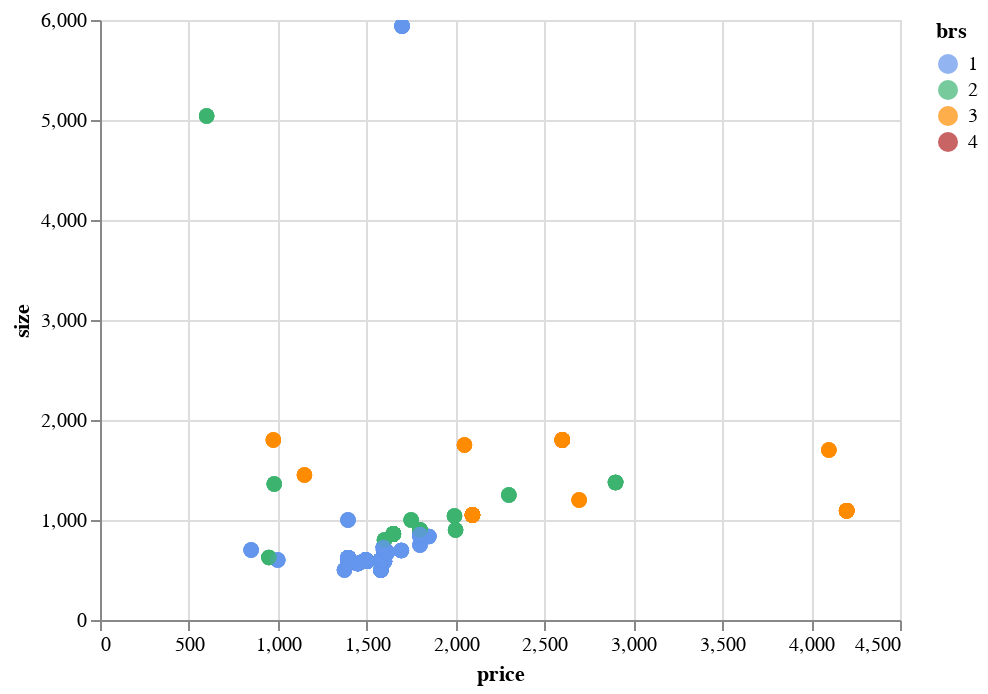

The notebook cell this image was saved under:
### Code cell
colormap = alt.Scale(
    domain=[1, 2, 3, 4],
    range=[
        "cornflowerblue",
        "mediumseagreen",
        "darkorange",
        "firebrick",
    ],
)

selection = alt.selection_multi(fields=['brs'], bind='legend')

full = alt.Chart(results).mark_circle(size=60).encode(
    x=alt.X("price"),
    y=alt.Y("size"),
    color=alt.Color("brs:O", scale=colormap),
    tooltip=['title', 'price', 'size', 'brs', 'time']
).interactive()

full

### Figure 1 — Vega-Lite specification as saved in the notebook (floating-point values rounded to 4 significant figures; data arrays with more than 128 entries replaced by an {"elided": "..."} marker saying what was removed)
{"config": {"view": {"continuousWidth": 400, "continuousHeight": 300}}, "data": {"name": "data-1abc34d475ea6c0487f7a660fdfd8867"}, "mark": {"type": "circle", "size": 60}, "encoding": {"color": {"type": "ordinal", "field": "brs", "scale": {"domain": [1, 2, 3, 4], "range": ["cornflowerblue", "mediumseagreen", "darkorange", "firebrick"]}}, "tooltip": [{"type": "nominal", "field": "title"}, {"type": "quantitative", "field": "price"}, {"type": "quantitative", "field": "size"}, {"type": "quantitative", "field": "brs"}, {"type": "temporal", "field": "time"}], "x": {"type": "quantitative", "field": "price"}, "y": {"type": "quantitative", "field": "size"}}, "selection": {"selector011": {"type": "interval", "bind": "scales", "encodings": ["x", "y"]}}, "$schema": "https://vega.github.io/schema/vega-lite/v4.8.1.json", "datasets": {"data-1abc34d475ea6c0487f7a660fdfd8867": {"elided": "600 records"}}}
